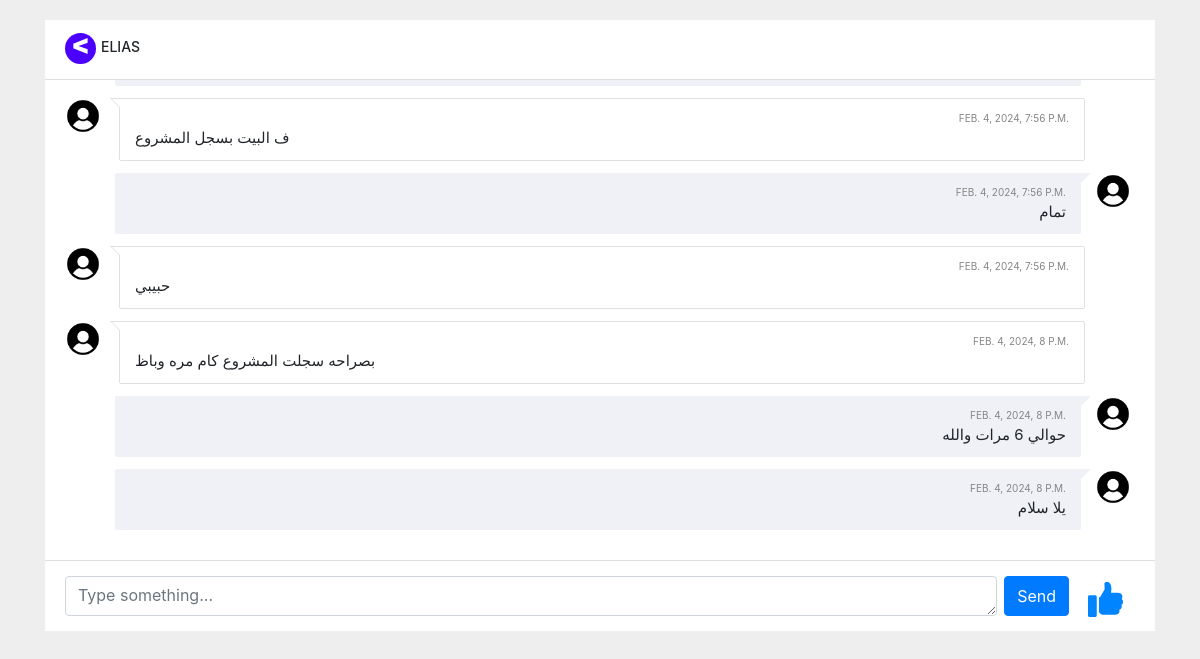
The page /chat_details/12a119a69c (signed in) on the database its author committed.
### accounts/models.py (models this page shows, shortened)
class Profile(models.Model):
    user=models.OneToOneField(User, verbose_name=_("user"), on_delete=models.CASCADE)
    friend=models.ManyToManyField('Friend',related_name='user_friends')
    friend_request=models.ManyToManyField('Friend',related_name='user_friend_requests')
    phone=models.CharField(max_length=20,verbose_name=_("phone"))
    slug=models.SlugField(blank=True, null=True)
    image=models.ImageField(upload_to='profile/',blank=True, null=True)
    country=CountryField(blank_label='select country')
    adress=models.CharField(max_length=100)
    Token=models.CharField(max_length=500,blank=True, null=True)
    join_date=models.DateTimeField(verbose_name=_("Created At"), default=datetime.now)
    is_volunteer = models.BooleanField(default=False)
    class Meta:
        verbose_name = _("Profile")
        verbose_name_plural = _("Profiles")
    def create_profile(sender, instance, *args, **kwargs):
        if kwargs['created']:
            is_volunteer = getattr(instance, "is_volunteer", False)
            user_profile=Profile.objects.create(user=instance, is_volunteer=is_volunteer)
    post_save.connect(create_profile , sender=User)

### chat/models.py (models this page shows, shortened)
class ChatMessage(models.Model):
    body = models.TextField()
    msg_sender = models.ForeignKey(Profile,on_delete=models.CASCADE,related_name='msg_sender')
    msg_receiver = models.ForeignKey(Profile,on_delete=models.CASCADE,related_name='msg_receiver')
    seen=models.BooleanField(default=False)
    send_in = models.DateTimeField(verbose_name=_("Time Send"), default=datetime.now)
    def __str__(self):
        return self.body

### chat/views.py (the view, shortened to what this page needs)
# urls.py: path('chat_details/<slug:slug>',views.chat_details,name='chat_details'),
def chat_details(request,slug):
    profile=get_object_or_404(Profile,slug=slug)
    user_profile = get_object_or_404(Profile, user=request.user)
    msg_sender = ChatMessage.objects.filter(
        (Q(msg_sender=profile) & Q(msg_receiver=user_profile))
    ).order_by('send_in')
    msg_receiver = ChatMessage.objects.filter(
        (Q(msg_sender=user_profile) & Q(msg_receiver=profile))
    ).order_by('send_in')
    all_messages = sorted(chain(msg_sender, msg_receiver), key=lambda x: x.send_in)
    return render(request,'chat/chat_details.html',{'profile': profile,'user_profile': user_profile,'all_messages': all_messages})

### chat/templates/chat/chat_details.html (shortened to what this page needs)
{% load static %}
<!DOCTYPE html>
<html lang="en">
<head>
    <link href="https://netdna.bootstrapcdn.com/bootstrap/4.0.0-beta/css/bootstrap.min.css" rel="stylesheet">
    <link rel="stylesheet" href="{% static 'chat_details.css' %}" />
</head>
<body>
    <div class="container">
        <div class="ks-page-content">
            <div class="ks-page-content-body">
                <div class="ks-messenger">
                    <div class="ks-messages ks-messenger__messages">
                        <div class="ks-header">
                            <div style="display: flex;" class="ks-description">
                                <a href="/" style="font-size: 27px;
                                font-weight: 900;
                                margin-bottom: 13px;
                                color: white;
                                width: 31px;
                                background: #4b00ff;
                                height: 31px;
                                border-radius: 50%;
                                padding: 6px;
                                text-align: center;
                                justify-content: center;
                                text-decoration:none;
                                display: flex;
                                margin-top: 11px;" class="ks-amount">
                                    < </a>
                                        <div style="display: flex;margin-left: 5px;
                                align-items: center;" class="ks-name">{{profile.user.first_name }}
                                            {{profile.user.last_name }}</div>
                            </div>
                        </div>
                        <div class="ks-body ks-scrollable jspScrollable" data-auto-height=""
                            data-reduce-height=".ks-footer" data-fix-height="32"
                            style="height: 480px; overflow: hidden; padding: 0px; width: 100%;" tabindex="0">
                            <div class="jspContainer" style=" height: 481px;">
                                <div class="jspPane" style="padding: 0px; top: 0px; width: 100%;">
                                    <ul id="message-list" style="overflow-y: auto;height:470px;" class="ks-items">
                                        {% for msg in all_messages %}
                                        {% if msg.msg_sender == user_profile %}
                                        <li class="ks-item ks-from chat-send">
                                            <span class="ks-avatar ks-online">
                                                {% if msg.msg_sender.image %}
                                                <img src="{{ msg.msg_sender.image.url }}" class="rounded-circle mr-1"
                                                    alt="{{ msg.msg_sender.user.username }}" width="36" height="36">
                                                {% else %}
                                                <img src="{% static 'user_no_image.png' %}" class="rounded-circle mr-1"
                                                    alt="{{ msg.msg_sender.user.username }}" width="36" height="36">
                                                {% endif %}
                                            </span>
                                            <div class="ks-body">
                                                <div style="justify-content: end;" class="ks-header">
                                                    <span class="ks-datetime">{{ msg.send_in }}</span>
                                                </div>
                                                <div id="ks-message" style="font-size: .9375rem;line-height: 1.3333;font-weight: 400;justify-content: end;
                                                        display: flex;" class="ks-message">{{ msg }}</div>
                                            </div>
                                        </li>
                                        {% else %}
                                        <li class="ks-item ks-self chat-receiv">
                                            <span class="ks-avatar ks-offline">
                                                {% if profile.image %}
                                                <img src="{{ profile.image.url }}" class="rounded-circle mr-1"
                                                    alt="Vanessa Tucker" width="36" height="36" class="rounded-circle">
                                                {% else %}
                                                <img src="{% static 'user_no_image.png' %}" class="rounded-circle mr-1"
                                                    alt="Vanessa Tucker" width="36" height="36" class="rounded-circle">
                                                {% endif %}
                                            </span>
                                            <div class="ks-body">
                                                <div style="justify-content: end;" class="ks-header">
                                                    <span class="ks-datetime">{{ msg.send_in }}</span>
                                                </div>
                                                <div style="font-size: .9375rem;line-height: 1.3333;font-weight: 400;"
                                                    class="ks-message">{{msg}}</div>
                                            </div>
                                        </li>
                                        {% endif %}
                                        {% endfor %}
                                    </ul>
                                </div>
                                <div class="jspVerticalBar">
                                    <div class="jspTrack" style="height: 481px;">
                                        <div class="jspDrag" style="height: 206px;">
                                        </div>
                                    </div>
                                </div>
                            </div>
                        </div>
                        <div class="ks-footer">
                            <form style="display: flex;
                            width: 100%;
                            height: 40px;" method="POST">
                                <textarea name="chat_body" id="chat_body" class="form-control"
                                    placeholder="Type something..."></textarea>
                                <button type="button" name="send" id="sendButton" style="margin-left: 7px" class="btn btn-primary"
                                    onclick="sendMessage()">Send</button>
                                <button style="border: none;margin-left: 7px;background-color: #ffffff;"
                                    class="btn"></button>
                            </form>
                        </div>
                    </div>
                </div>
            </div>
        </div>
    </div>
</body>
</html>

### rows shown on the page
Profile: user.first_name "ELIAS"
ChatMessage: send_in "FEB. 4, 2024, 7:56 P.M.", body "ف البيت بسجل المشروع"
ChatMessage: send_in "FEB. 4, 2024, 7:56 P.M.", body "تمام"
ChatMessage: send_in "FEB. 4, 2024, 7:56 P.M.", body "حبيبي"
ChatMessage: send_in "FEB. 4, 2024, 8 P.M.", body "بصراحه سجلت المشروع كام مره وباظ"
ChatMessage: send_in "FEB. 4, 2024, 8 P.M.", body "حوالي 6 مرات والله"
ChatMessage: send_in "FEB. 4, 2024, 8 P.M.", body "يلا سلام"
